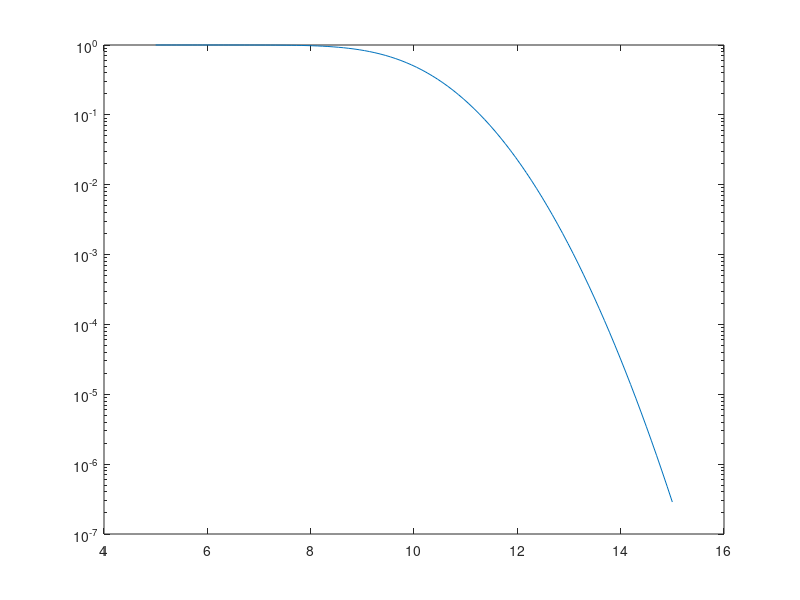

Write the MATLAB code that produced this figure. (Note: this script raises an error after producing the figure.)
clear;
clc;

mu = 10;
sigma = 1;
theta = normrnd(mu,sigma,[1,1e3]);
b = 'u';

x = linspace(5,15,100); 
y = normpdf(x,mu,sigma);
% plot(x,y)

% save('theta.mat')

%%
figure;

models = cell(1,1);

% load('theta.mat');
semilogy(x, normcdf(x,mu,sigma,'upper'), 'DisplayName', 'Normal');
for k = 1:1
mmodel = med_train(theta,b);
[y_pdf, y_cdf, y_poe] = med_predictor(mmodel, x);
models{k,1} = mmodel;

% % Probability density function
% figure;
% plot(x, normpdf(x,mu,sigma), 'DisplayName', 'Normal');
% hold on 
% plot(x, y_pdf, '-.', 'DisplayName', 'MED');
% xlabel('x')
% ylabel('Probability density')
% legend();
% 
% % Cumulative distribution function 
% figure;
% plot(x, normcdf(x,mu,sigma), 'DisplayName', 'Normal');
% hold on 
% plot(x, y_cdf, '-.', 'DisplayName', 'MED');
% xlabel('x')
% ylabel('Cumulative distribution function')
% legend();

% Probability of exceedance  


hold on 
plot(x, y_poe, '-.', 'DisplayName', 'MED');
xlabel('x')
ylabel('Cumulative distribution function')
legend();

end

